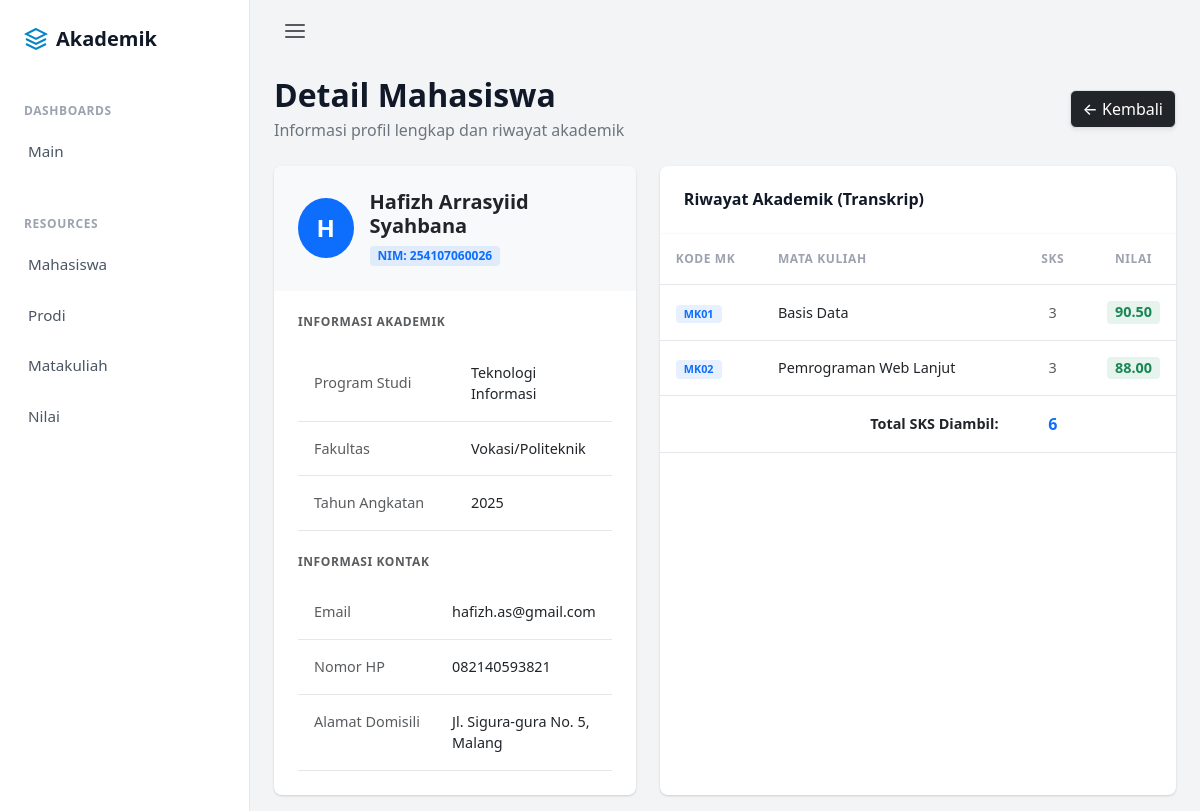
Page /index.php?page=mahasiswaDetail&nim=254107060026 on the committed database.
### tables this page shows
CREATE TABLE mahasiswa (
    nim VARCHAR(20) PRIMARY KEY,
    nama_lengkap VARCHAR(150) NOT NULL,
    id_prodi INT,
    angkatan INT,
    FOREIGN KEY (id_prodi) REFERENCES prodi (id_prodi) ON DELETE SET NULL
);

CREATE TABLE prodi (
    id_prodi INT AUTO_INCREMENT PRIMARY KEY,
    nama_prodi VARCHAR(100) NOT NULL,
    fakultas VARCHAR(100) NOT NULL
);

CREATE TABLE nilai (
    id_nilai INT AUTO_INCREMENT PRIMARY KEY,
    nim VARCHAR(20),
    kode_mk VARCHAR(10),
    nilai_angka DECIMAL(5, 2),
    FOREIGN KEY (nim) REFERENCES mahasiswa (nim) ON DELETE CASCADE,
    FOREIGN KEY (kode_mk) REFERENCES matakuliah (kode_mk) ON DELETE CASCADE
);

CREATE TABLE matakuliah (
    kode_mk VARCHAR(10) PRIMARY KEY,
    nama_mk VARCHAR(100) NOT NULL,
    sks INT NOT NULL
);

### views/mahasiswa/mahasiswaDetail.php (the view, shortened to what this page needs)
<?php require_once __DIR__ . '/../../config/koneksi.php';
$nim = isset($_GET['nim']) ? $_GET['nim'] : '';
$q_mhs = "SELECT m.*, p.nama_prodi, p.fakultas
          FROM mahasiswa m
          LEFT JOIN prodi p ON m.id_prodi = p.id_prodi
          WHERE m.nim = '$nim'";
$r_mhs = mysqli_query($conn, $q_mhs);
$mhs = mysqli_fetch_assoc($r_mhs);
$q_nilai = "SELECT n.nilai_angka, mk.kode_mk, mk.nama_mk, mk.sks
            FROM nilai n
            INNER JOIN matakuliah mk ON n.kode_mk = mk.kode_mk
            WHERE n.nim = '$nim'
            ORDER BY mk.nama_mk ASC";
$r_nilai = mysqli_query($conn, $q_nilai);
?>
<div class="d-flex justify-content-between align-items-center mb-4">
    <div>
        <h2 class="fw-bold text-dark mb-1" style="color: var(--nova-heading) !important;">Detail Mahasiswa</h2>
        <p class="text-secondary mb-0">Informasi profil lengkap dan riwayat akademik</p>
    </div>
    <a href="index.php?page=mahasiswa" class="btn btn-dark border shadow-sm fw-medium">
        &larr; Kembali
    </a>
</div>
<div class="row g-4">
    <div class="col-lg-5">
        <div class="nova-card overflow-hidden h-100">
            <div class="p-4 border-bottom border-light bg-light">
                <div class="d-flex align-items-center gap-3">
                    <div class="rounded-circle bg-primary text-white d-flex align-items-center justify-content-center fw-bold" style="width: 60px; height: 60px; font-size: 1.5rem;">
                        <?= strtoupper(substr($mhs['nama_lengkap'], 0, 1)) ?>
                    </div>
                    <div>
                        <h5 class="mb-1 fw-bold text-dark"><?= $mhs['nama_lengkap'] ?></h5>
                        <span class="badge bg-primary bg-opacity-10 text-primary px-2 py-1 rounded-1">
                            NIM: <?= $mhs['nim'] ?>
                        </span>
                    </div>
                </div>
            </div>
            <div class="p-4">
                <h6 class="text-uppercase text-muted fw-bold mb-3" style="font-size: 0.75rem; letter-spacing: 0.05em;">Informasi Akademik</h6>
                <table class="table table-borderless table-sm mb-4">
                    <tr>
                        <td class="text-muted w-50">Program Studi</td>
                        <td class="fw-medium text-dark"><?= $mhs['nama_prodi'] ? $mhs['nama_prodi'] : '-' ?></td>
                    </tr>
                    <tr>
                        <td class="text-muted">Fakultas</td>
                        <td class="fw-medium text-dark"><?= $mhs['fakultas'] ? $mhs['fakultas'] : '-' ?></td>
                    </tr>
                    <tr>
                        <td class="text-muted">Tahun Angkatan</td>
                        <td class="fw-medium text-dark"><?= $mhs['angkatan'] ?></td>
                    </tr>
                </table>
                <h6 class="text-uppercase text-muted fw-bold mb-3" style="font-size: 0.75rem; letter-spacing: 0.05em;">Informasi Kontak</h6>
                <table class="table table-borderless table-sm mb-0">
                    <tr>
                        <td class="text-muted w-50">Email</td>
                        <td class="fw-medium text-dark">
                            <?= !empty($mhs['email']) ? $mhs['email'] : '<span class="badge bg-danger bg-opacity-10 text-danger rounded-1">Belum diatur</span>' ?>
                        </td>
                    </tr>
                    <tr>
                        <td class="text-muted">Nomor HP</td>
                        <td class="fw-medium text-dark">
                            <?= !empty($mhs['no_hp']) ? $mhs['no_hp'] : '<span class="badge bg-danger bg-opacity-10 text-danger rounded-1">Belum diatur</span>' ?>
                        </td>
                    </tr>
                    <tr>
                        <td class="text-muted align-top">Alamat Domisili</td>
                        <td class="fw-medium text-dark">
                            <?= !empty($mhs['alamat']) ? nl2br($mhs['alamat']) : '<span class="badge bg-danger bg-opacity-10 text-danger rounded-1">Belum diatur</span>' ?>
                        </td>
                    </tr>
                </table>
            </div>
        </div>
    </div>
    <div class="col-lg-7">
        <div class="nova-card overflow-hidden h-100">
            <div class="p-4 border-bottom border-light d-flex justify-content-between align-items-center">
                <h6 class="mb-0 fw-bold" style="color: var(--nova-heading);">Riwayat Akademik (Transkrip)</h6>
            </div>
            <div class="table-responsive">
                <table class="table align-middle mb-0">
                    <thead>
                        <tr>
                            <th width="20%">Kode MK</th>
                            <th width="50%">Mata Kuliah</th>
                            <th class="text-center" width="15%">SKS</th>
                            <th class="text-center" width="15%">Nilai</th>
                        </tr>
                    </thead>
                    <tbody>
                        <?php
                        if (mysqli_num_rows($r_nilai) > 0) :
                            $total_sks = 0;
                            while($nilai = mysqli_fetch_assoc($r_nilai)):
                                $total_sks += $nilai['sks'];
                        ?>
                        <tr>
                            <td>
                                <span class="badge bg-primary bg-opacity-10 text-primary px-2 py-1 rounded-1">
                                    <?= $nilai['kode_mk'] ?>
                                </span>
                            </td>
                            <td class="fw-medium text-dark"><?= $nilai['nama_mk'] ?></td>
                            <td class="text-center text-muted"><?= $nilai['sks'] ?></td>
                            <td class="text-center">
                                <span class="badge bg-success bg-opacity-10 text-success px-2 py-1 rounded-1" style="font-size: 0.9rem;">
                                    <?= number_format($nilai['nilai_angka'], 2) ?>
                                </span>
                            </td>
                        </tr>
                        <?php
                            endwhile;
                        endif; ?>
                    </tbody>
                    <?php if (mysqli_num_rows($r_nilai) > 0) : ?>
                    <tfoot class="bg-light border-top">
                        <tr>
                            <td colspan="2" class="text-end fw-bold text-dark py-3">Total SKS Diambil:</td>
                            <td class="text-center fw-bold text-primary py-3 fs-6"><?= $total_sks ?></td>
                            <td></td>
                        </tr>
                    </tfoot>
                    <?php endif; ?>
                </table>
            </div>
        </div>
    </div>
</div>

### views/layouts/header.php (shortened to what this page needs)
<?php
$page = isset($_GET['page']) ? $_GET['page'] : 'dashboard';
?>
<!DOCTYPE html>
<html lang="id">
<head>
    <link rel="stylesheet" href="assets/css/bootstrap.min.css">
    <link rel="stylesheet" href="assets/css/style.css?v=<?php echo time(); ?>">
</head>
<body>
    <div class="d-flex wrapper-main">
        <div class="sidebar d-flex flex-column" id="sidebar">
            <div class="brand-container d-flex align-items-center p-4">
                <svg class="me-2" width="24" height="24" viewBox="0 0 24 24" fill="none" stroke="currentColor" stroke-width="2" style="color: var(--nova-primary-hover);">
                    <path d="M12 2L2 7l10 5 10-5-10-5zM2 17l10 5 10-5M2 12l10 5 10-5"></path>
                </svg>
                <span class="fs-5 fw-bold" style="color: var(--nova-heading);">Akademik</span>
            </div>
            <div class="nova-nav-label">Dashboards</div>
            <div class="nav flex-column mb-3">
                <a href="index.php?page=dashboard" class="nav-link <?= ($page == 'dashboard') ? 'active' : '' ?>">Main</a>
            </div>
            <div class="nova-nav-label">Resources</div>
            <div class="nav flex-column mb-auto gap-1">
                <a href="index.php?page=mahasiswa" class="nav-link <?= ($page == 'mahasiswa') ? 'active' : '' ?>">Mahasiswa</a>
                <a href="index.php?page=prodi" class="nav-link <?= ($page == 'prodi') ? 'active' : '' ?>">Prodi</a>
                <a href="index.php?page=matkul" class="nav-link <?= ($page == 'matkul') ? 'active' : '' ?>">Matakuliah</a>
                <a href="index.php?page=nilai" class="nav-link <?= ($page == 'nilai') ? 'active' : '' ?>">Nilai</a>
            </div>
        </div>
        <div class="main-content flex-grow-1 w-100">
            <div class="header">
                <div class="d-flex align-items-center gap-3">
                    <button class="btn btn-link text-muted p-0 text-decoration-none" id="toggleBtn">
                        <svg width="24" height="24" viewBox="0 0 24 24" fill="none" stroke="currentColor" stroke-width="2" stroke-linecap="round" stroke-linejoin="round">
                            <line x1="3" y1="12" x2="21" y2="12"></line>
                            <line x1="3" y1="6" x2="21" y2="6"></line>
                            <line x1="3" y1="18" x2="21" y2="18"></line>
                        </svg>
                    </button>
                </div>
            </div>
            <div class="content-body px-4 py-3">

### index.php (shortened to what this page needs)
<?php
include 'views/layouts/header.php';
if (file_exists("views/$page.php")) {
    include "views/$page.php";
} elseif (file_exists("views/mahasiswa/$page.php")) {
    include "views/mahasiswa/$page.php";
} elseif (file_exists("views/mahasiswa_detail/$page.php")) {
    include "views/mahasiswa_detail/$page.php";
} elseif (file_exists("views/matakuliah/$page.php")) {
    include "views/matakuliah/$page.php";
} elseif (file_exists("views/prodi/$page.php")) {
    include "views/prodi/$page.php";
} elseif (file_exists("views/nilai/$page.php")) {
    include "views/nilai/$page.php";
} else {
    echo "<div class='box-wrapper' style='text-align:center; padding: 40px;'>
            <h3>404 - Halaman Tidak Ditemukan</h3>
            <p>Pastikan URL dan nama file sudah benar.</p>
          </div>";
}

### assets/css/style.css (style rules this page uses)
:root { --nova-bg: #f3f4f6; --nova-sidebar: #ffffff; --nova-text: #4b5563; --nova-heading: #111827; --nova-muted: #9ca3af; --nova-primary: #0ea5e9; --nova-primary-hover: #0284c7; --nova-border: #e5e7eb; --nova-create: #01bd3d; }
body { background-color: var(--nova-bg) !important; color: var(--nova-text); font-family: system-ui, -apple-system, sans-serif; }
.wrapper-main { min-height: 100vh; overflow-x: hidden; background-color: var(--nova-bg); }
.sidebar { width: 250px; background-color: var(--nova-sidebar); border-right: 1px solid var(--nova-border); transition: all 0.3s ease; flex-shrink: 0; z-index: 1000; }
.nova-nav-label { font-size: 0.75rem; font-weight: 700; color: var(--nova-muted); text-transform: uppercase; letter-spacing: 0.05em; padding: 1.5rem 1.5rem 0.5rem 1.5rem; }
.sidebar a.nav-link { color: var(--nova-text); padding: 0.6rem 1rem; margin: 0.15rem 0.75rem; font-size: 0.95rem; font-weight: 500; border-radius: 0.5rem; transition: all 0.15s ease; }
.header { background-color: var(--nova-bg); padding: 1rem 2rem; display: flex; justify-content: space-between; align-items: center; }
.nova-card { background-color: #fff; border-radius: 0.5rem; box-shadow: 0 1px 3px 0 rgba(0, 0, 0, 0.1), 0 1px 2px 0 rgba(0, 0, 0, 0.06); border: none; }
.table { margin-bottom: 0; }
.table th { background-color: transparent !important; color: var(--nova-muted); font-size: 0.75rem; font-weight: 700; text-transform: uppercase; letter-spacing: 0.05em; border-bottom: 1px solid var(--nova-border); padding: 1rem; }
.table td { padding: 1rem; vertical-align: middle; border-bottom: 1px solid var(--nova-border); color: var(--nova-text); font-size: 0.9rem; }

### rows in the picture
mahasiswa: nama_lengkap "H", nama_lengkap "Hafizh Arrasyiid Syahbana", nim "254107060026", id_prodi.nama_prodi "Teknologi Informasi", id_prodi.fakultas "Vokasi/Politeknik", angkatan "2025", email "hafizh.as@gmail.com", no_hp "082140593821", alamat "Jl. Sigura-gura No. 5, Malang"
nilai: kode_mk.kode_mk "MK01", kode_mk.nama_mk "Basis Data", kode_mk.sks "3", nilai_angka "90.50"
nilai: kode_mk.kode_mk "MK02", kode_mk.nama_mk "Pemrograman Web Lanjut", kode_mk.sks "3", nilai_angka "88.00"

### other values in the picture
$total_sks "6"
